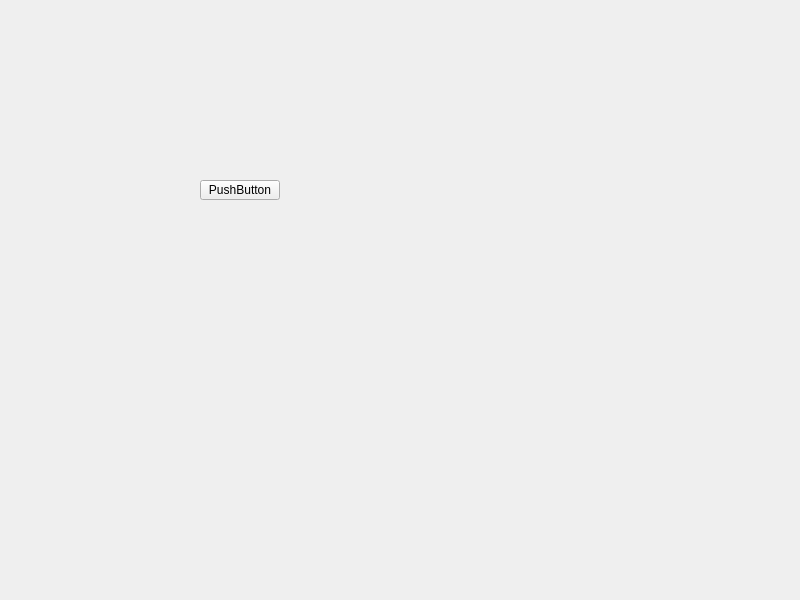
<?xml version="1.0" encoding="UTF-8"?>
<ui version="4.0">
 <class>Widget</class>
 <widget class="QWidget" name="Widget">
  <property name="geometry">
   <rect>
    <x>0</x>
    <y>0</y>
    <width>800</width>
    <height>600</height>
   </rect>
  </property>
  <property name="windowTitle">
   <string>Widget</string>
  </property>
  <widget class="QPushButton" name="Button">
   <property name="geometry">
    <rect>
     <x>200</x>
     <y>180</y>
     <width>80</width>
     <height>20</height>
    </rect>
   </property>
   <property name="text">
    <string>PushButton</string>
   </property>
  </widget>
 </widget>
 <resources/>
 <connections/>
</ui>
